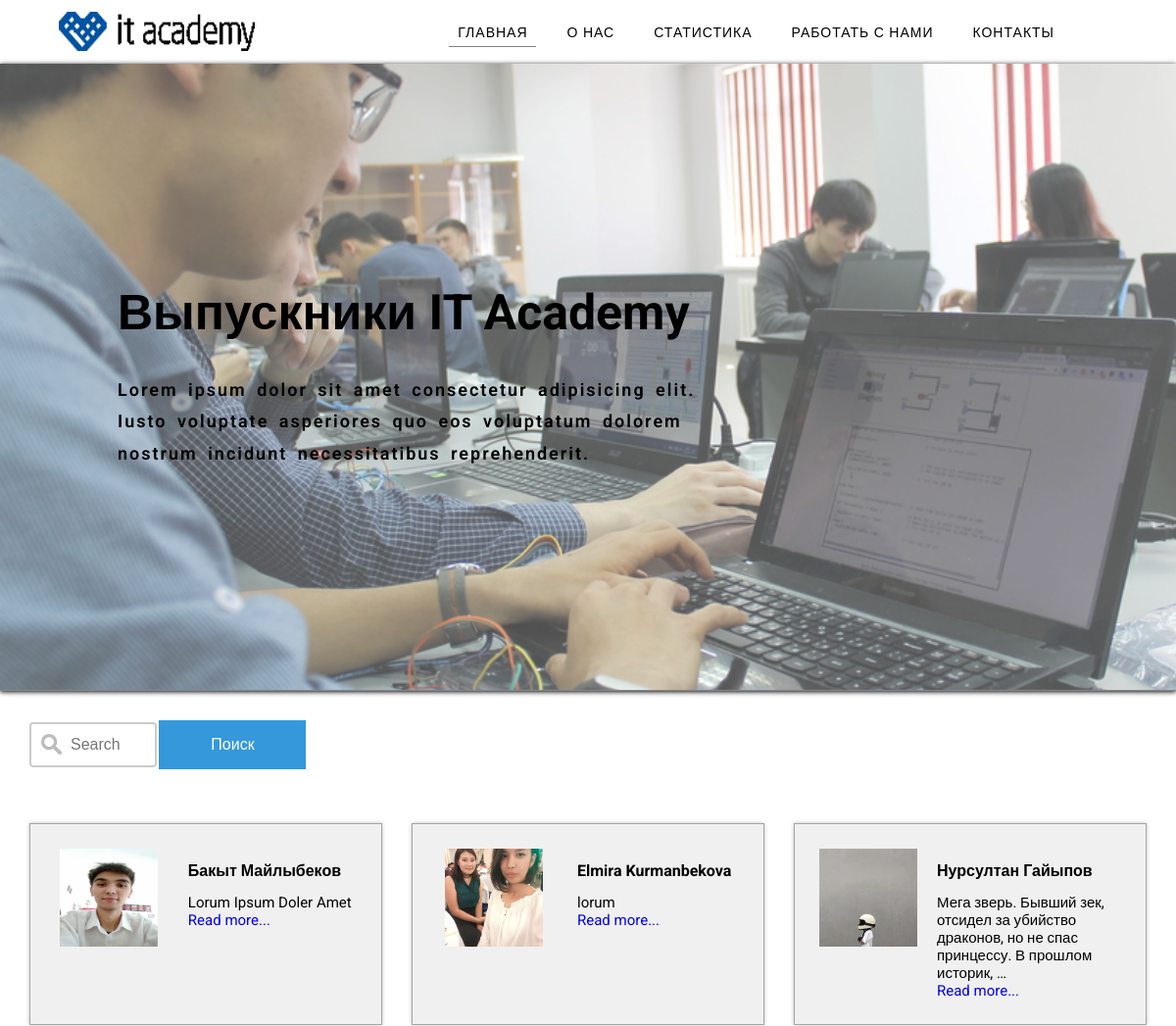
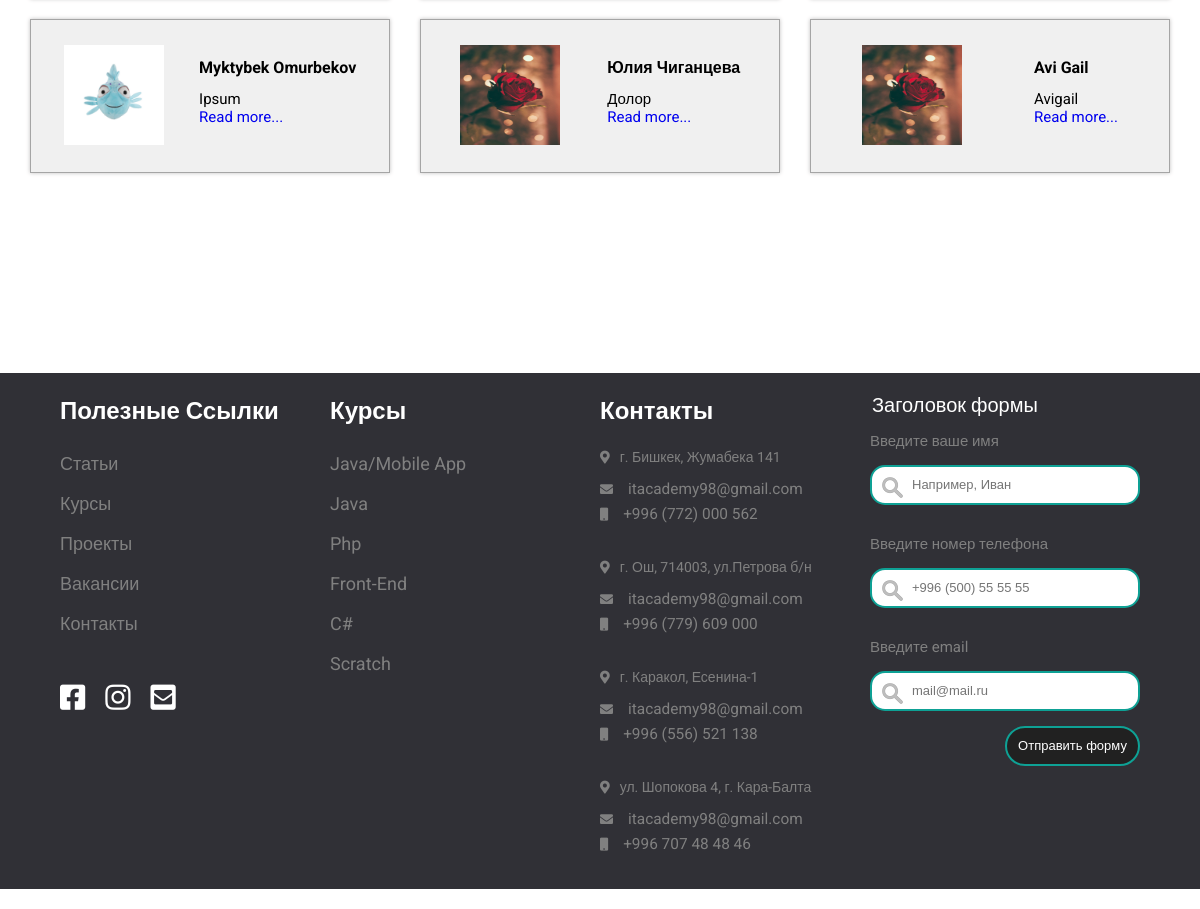
The page /alumni/ on the database its author committed (2 pictures, top to bottom).
### kssdasite/models.py (models this page shows, shortened)
class Alumni(models.Model):
    class Meta:
        verbose_name_plural = 'Alumni'
    first_name = models.CharField(max_length=50)
    last_name = models.CharField(max_length=50)
    description = models.TextField(blank=True, null=True)
    email = models.EmailField(max_length=50, blank=True, null=True)
    github_link = models.URLField(blank=True, null=True)
    phone_number = models.CharField(max_length=32, blank=True, null=True)
    picture = models.ImageField(upload_to=upload_location, max_length=255, blank=True, null=True)
    cv = models.FileField(upload_to=upload_location)
    language = models.ForeignKey(Language, on_delete=models.CASCADE)

### kssdasite/views.py (the view)
# urls.py: path('alumni/', views.alumni, name='alumni_url'),
def alumni(request):
    search = request.GET.get('search', '')
    if search:
        alumnis = Alumni.objects.filter(Q(first_name__contains=search) | Q(last_name__icontains=search))
    else:
        alumnis = Alumni.objects.all()
    return render(request, 'kssdasite/alumni.html', context={'alumnis': alumnis})

### kssdasite/templates/kssdasite/alumni.html (shortened to what this page needs)
{% load static %}
<!DOCTYPE html>
<html lang="ru">
<head>
	<link rel="stylesheet" type="text/css" href="{% static 'kssdasite/Front2/css/all-styles.css'%}">
	<link rel="stylesheet" type="text/css" href="{% static 'kssdasite/Front2/css/header-style.css'%}">
	<link rel="stylesheet" type="text/css" href="{% static 'kssdasite/Front2/css/body-style-stud.css'%}">
	<link rel="stylesheet" type="text/css" href="{% static 'kssdasite/Front2/css/footer-style.css'%}">
	<link rel="stylesheet" type="text/css" href="{% static 'kssdasite/Front2/css/font-awesome/css/all.min.css'%}">
</head>
<body>
	<div class="wrapper">
			<div class="top-menu">
				<div class="header">
					<a href=""><img class="logo" src="{% static 'kssdasite/Front2/img/logo2.png'%}" alt="IT-academy"></a>
					<div class="menu-header">
						<div class="h-menu">
							<ul class="navbar-h">
								<li class="first-home active"><a href="{% url 'index_url' %}">ГЛАВНАЯ</a></li>
								<li class="second-about-us"><a href="{% url 'index_url' %}#about-us">О НАС</a></li>
								<li class="third-st"><a href="{% url 'index_url' %}#statistics">СТАТИСТИКА</a></li>
								<li class="fifth-work"><a href="#work-with-us">РАБОТАТЬ С НАМИ </a>
							</li>
								<li class="sixth-contacts"><a href="{% url 'index_url' %}#contacts">КОНТАКТЫ</a></li>
							</ul>
						</div>
					</div>
				</div>
			</div>
		</div>
	<div class="wrapper">
		<div class="banner">
			<div class="banner-whiteness"></div>
			<div class="banner-text">
				<h1>Выпускники IT Academy</h1>
				<p>Lorem ipsum dolor sit amet consectetur adipisicing elit. Iusto voluptate asperiores quo eos voluptatum dolorem nostrum incidunt necessitatibus reprehenderit.</p>
			</div>
		</div>
		<div class="filter-list">
			<form>
				<input type="text" name="search" placeholder="Search">
				<button type="submit", class="dropbtn">Поиск</button>
			</form>
		</div>
		<div class="students">
			{% for alumni in alumnis %}
			<div class="student">
				<div class="stud-avatar">
					<img src="{{ alumni.picture.url }}" alt="">
				</div>
				<div class="stud-info">
					<h2>{{ alumni.first_name }} {{ alumni.last_name }}</h2>
					<section>{{ alumni.description|truncatewords:15 }}</section>
					<a href="{% url 'alumni' alumni.id %}">Read more...</a>
				</div>
			</div>
			{% endfor %}
		</div>
	</div>
	<div class="sixth-bock">
		<div class="footer">
			<div class="footer-link f-link">
				<h3>Полезные Ссылки</h3>
				<ul>
					<li><a href=""> Статьи</a></li>
					<li><a href=""> Курсы</a></li>
					<li><a href="{% url 'projects_url' %}"> Проекты</a></li>
					<li><a href="{% url 'ads' %}"> Вакансии</a></li>
					<li><a href="{% url 'index_url' %}#contacts"> Контакты</a></li>
				</ul>
				<div class="icon-media">
					<a href=""><i class="fab fa-facebook-square"></i></a>
					<a href=""><i class="fab fa-instagram"></i></a>
					<a href=""><i class="fas fa-envelope-square"></i></a>
				</div>
			</div>
			<div class="footer-courses f-link">
				<h3>Курсы</h3>
				<ul>
					<li><a href=""> Java/Mobile App</a></li>
					<li><a href=""> Java</a></li>
					<li><a href=""> Php</a></li>
					<li><a href=""> Front-End</a></li>
					<li><a href=""> C#</a></li>
					<li><a href=""> Scratch</a></li>
				</ul>
			</div>
			<div class="footer-contacts f-link">
				<h3>Контакты</h3>
				<div class="text-footer-contacts bish">
					<ul>
						<li><span><i class="fas fa-map-marker-alt"></i></span></i>г. Бишкек, Жумабека 141</li>
						<li><span><i class="fas fa-envelope"></i></span><a href="mailto:itacademy98@gmail.com">itacademy98@gmail.com</a></li>
					<li><span><i class="fas fa-mobile"></i></span><a href="tel:+996772000562">+996 (772) 000 562</a></li>
					</ul>
				</div>
				<div class="text-footer-contacts osh">
					<ul>
						<li><span><i class="fas fa-map-marker-alt"></i></span>г. Ош, 714003, ул.Петрова б/н</li>
						<li><span><i class="fas fa-envelope"></i></span><a href="mailto:itacademy98@gmail.com">itacademy98@gmail.com</a></li>
						<li><span><i class="fas fa-mobile"></i></span><a href="tel:+996779609000">+996 (779) 609 000</a></li>
					</ul>
				</div>
				<div class="text-footer-contacts karakol">
					<ul>
						<li><span><i class="fas fa-map-marker-alt"></i></span>г. Каракол, Есенина-1</li>
						<li><span><i class="fas fa-envelope"></i></span><a href="mailto:itacademy98@gmail.com">itacademy98@gmail.com</a></li>
					<li><span><i class="fas fa-mobile"></i></span><a href="tel:+996556521138">+996 (556) 521 138</a></li>
					</ul>
				</div>
				<div class="text-footer-contacts kara-balta">
					<ul>
						<li><span><i class="fas fa-map-marker-alt"></i></span>ул. Шопокова 4, г. Кара-Балта</li>
						<li><span><i class="fas fa-envelope"></i></span><a href="mailto:itacademy98@gmail.com">itacademy98@gmail.com</a></li>
						<li><span><i class="fas fa-mobile"></i></span><a href="tel:+9967074848 46">+996 707 48 48 46</a></li>
					</ul>
				</div>
		</div>
		<div class="conteiner-feedback f-link">
			  <div class="blank-feedback">
				  <form action="feedback.php" method="POST">
					  <legend>Заголовок формы</legend>
					  <div class="form-group">
						  <label for="">Введите ваше имя</label>
						  <input type="text" class="form-control" id="" name="user_name" placeholder="Например, Иван">
					  </div>
					  <div class="form-group">
						  <label for="">Введите номер телефона</label>
						  <input type="text" class="form-control" id="" name="user_phone" placeholder="+996 (500) 55 55 55">
					  </div>
					  <div class="form-group">
						  <label for="">Введите email</label>
						  <input type="text" class="form-control" id="" name="user_email" placeholder="mail@mail.ru">
					  </div>
					  <button type="submit" id="form-btn" class="btn btn-primary">Отправить форму</button>
				  </form>
			  </div>
		  </div>
		</div>
	</div>
</body>
</html>

### kssdasite/static/kssdasite/Front2/css/all-styles.css (style rules this page uses)
* { box-sizing:border-box; font-size: 10px; }
html { scroll-behavior: smooth; margin: 0px 0px; padding: 0px 0px; }
body { width: 100%; height: auto; margin: 0px 0px; padding: 0px 0px; font-family: 'Roboto','Arial', sans-serif; background-size: cover; }
.wrapper { width: 100%; height: auto; max-width: 1920px; justify-content: center; position:relative; margin: 0px auto; padding: 0px 0px; }
a { text-decoration: none; }
ul { list-style: none; padding: 0px 0px; }
p { font-size: 13px; line-height: 150%; word-spacing: 4px; letter-spacing: 2px; }
@media only screen and (min-width: 600px) { * { font-size: 8px; } }
@media only screen and (min-width: 768px) { * { font-size: 8px; } }
@media only screen and (min-width: 992px) { * { font-size: 9px; } }
@media only screen and (min-width: 1200px) { * { font-size: 10px; } }

### kssdasite/static/kssdasite/Front2/css/header-style.css (style rules this page uses)
.banner { width: 100%; height: auto; border-bottom: 1px solid #85868c; box-shadow: 0px 1px 5px #000; background-color: #fff; position: fixed; margin:0 0; z-index: 2; }
.header { width: 90%; height: 65px; max-width: 1920px; min-width: 300px; margin: 0px 5%; display: flex; align-items: center; }
.menu-header { width: 100%; height: 60px; justify-content: flex-end; position: relative; align-items: center; }
.logo { width: 200px; height: 40px; position: relative; align-items: center; }
.h-menu { display: none; width: 95%; }
.header .navbar-h { display: flex; justify-content: flex-end; }
.menu-header a { color: #000; font-size: 1.4em; height: 40px; line-height: 40px; padding: 20px 20px; letter-spacing: 1px; }
.navbar-h li { position: relative; height: 100%; }
.navbar-h a::after { content:''; position:absolute; width:80%; transform:scaleX(0); height:1px; bottom: 5px; left:10%; background-color:grey; transform-origin:bottom right; transition:transform 0.25s ease-out; }
.menu-header .active a::after { color: gray; transform:scaleX(1); transform-origin:bottom right; }
@media screen and (min-width: 600px) { .banner { position: relative; } }
@media screen and (min-width: 600px) { .header { position: relative; height: 55px; } }
@media screen and (min-width: 600px) { .h-menu { display: none; } }
@media screen and (min-width: 768px) { .banner { position: relative; } }
@media screen and (min-width: 768px) { .header { position: relative; height: 55px; } }
@media screen and (min-width: 768px) { .h-menu { display: none; } }
@media screen and (min-width: 992px) { .banner { position: fixed; } }
@media screen and (min-width: 992px) { .header { position: relative; height: 55px; } }
@media screen and (min-width: 992px) { .h-menu { display: block; } }
@media screen and (min-width: 1200px) { .banner { position:fixed; } }
@media screen and (min-width: 1200px) { .header { position: relative; height: 65px; } }
@media screen and (min-width: 1200px) { .h-menu { display: block; } }

### rows shown on the page
Alumni: picture (picture), first_name "Бакыт", last_name "Майлыбеков", description "Lorum Ipsum Doler Amet"
Alumni: picture (picture), first_name "Elmira", last_name "Kurmanbekova", description "lorum"
Alumni: picture (picture), first_name "Нурсултан", last_name "Гайыпов", description "Мега зверь. Бывший зек, отсидел за убийство драконов, но не спас принцессу. В прошлом историк, …"
Alumni: picture (picture), first_name "Myktybek", last_name "Omurbekov", description "Ipsum"
Alumni: picture (picture), first_name "Юлия", last_name "Чиганцева", description "Долор"
Alumni: picture (picture), first_name "Avi", last_name "Gail", description "Avigail"
